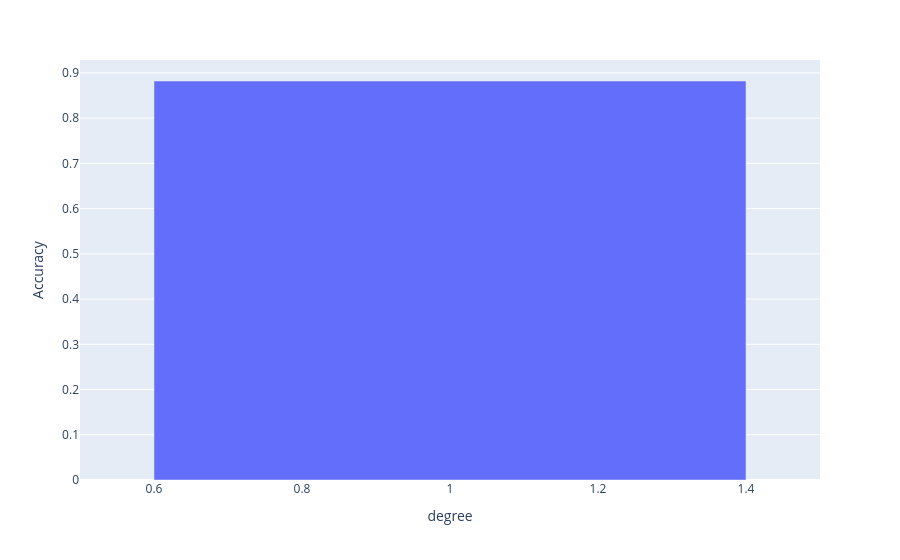
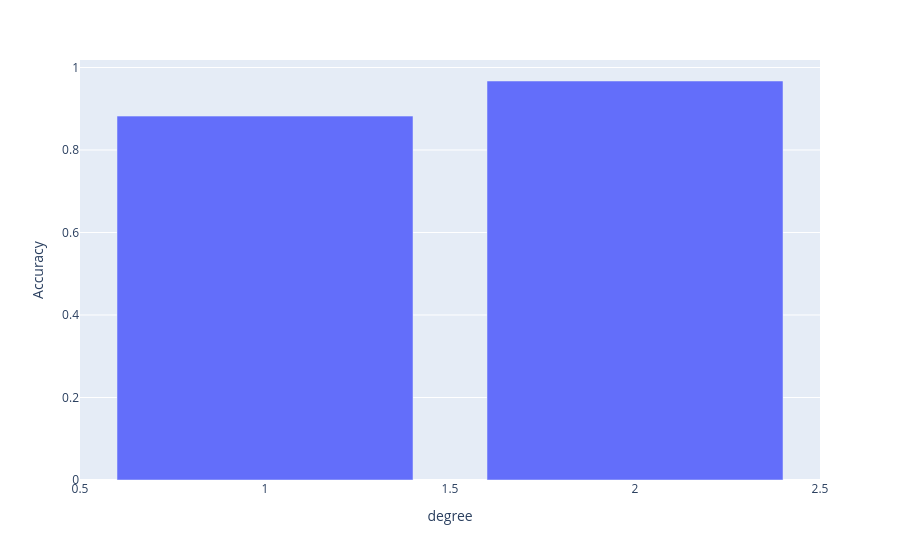
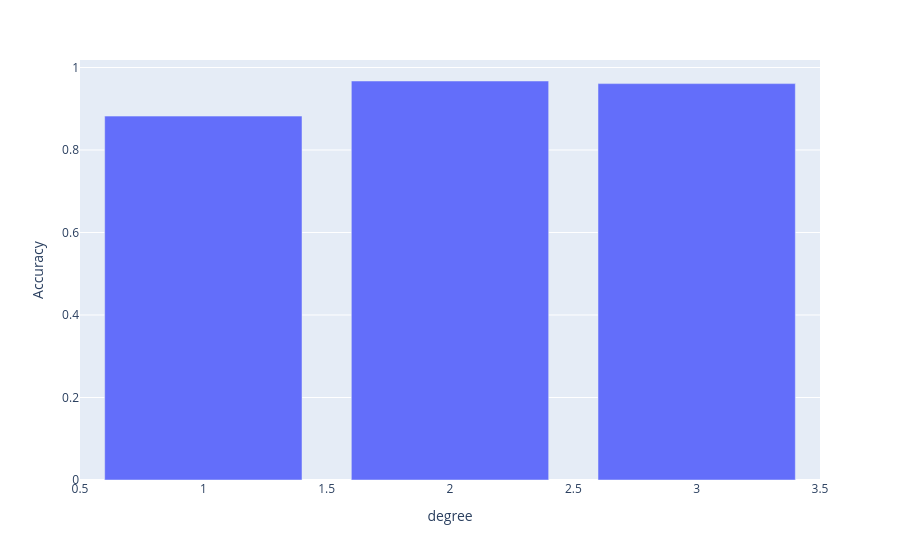
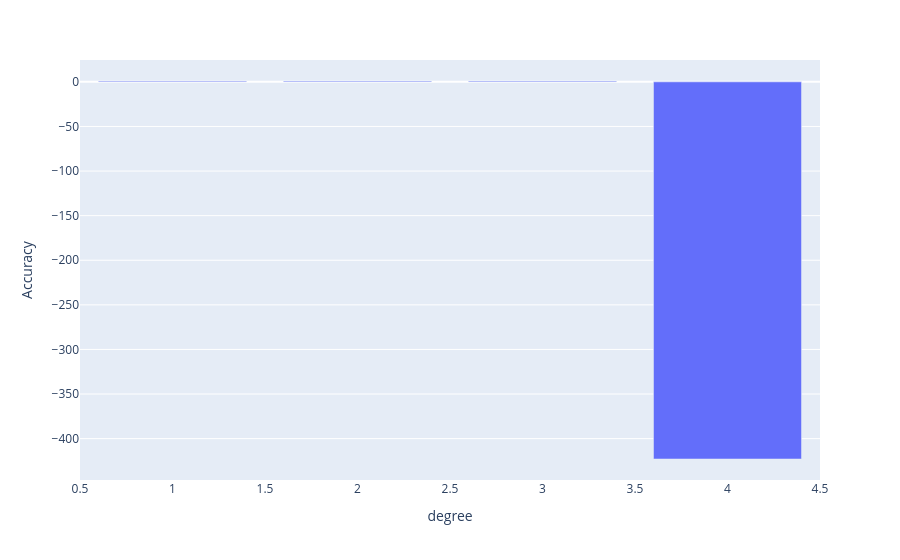

The cell these charts' notebook holds for them, in order:
### Code cell
data={}
result=[]
for i in range(1,21):
    poly=PolynomialFeatures(degree=i)
    x_poly_train=poly.fit_transform(Xtrain)
    x_poly_text=poly.transform(Xtest)
    model = LinearRegression()
    model.fit(x_poly_train, ytrain)
    predictions = model.predict(x_poly_text)
    acc = r2_score(ytest,predictions)
    data[i]=acc
    result.append({"degree":i,"Accuracy":acc})
    fig=px.bar(result,x="degree",y="Accuracy")
    fig.show()

### Figure 1 — Plotly figure (JSON) as saved in the notebook; plotly's stock layout.template omitted (floating-point values rounded to 4 significant figures)
{"data": [{"hovertemplate": "degree=%{x}<br>Accuracy=%{y}<extra></extra>", "legendgroup": "", "marker": {"color": "#636efa", "pattern": {"shape": ""}}, "name": "", "orientation": "v", "showlegend": false, "textposition": "auto", "type": "bar", "x": [1], "xaxis": "x", "y": [0.8821], "yaxis": "y"}], "layout": {"autosize": true, "barmode": "relative", "legend": {"tracegroupgap": 0}, "margin": {"t": 60}, "xaxis": {"anchor": "y", "autorange": true, "domain": [0, 1], "range": [0.5, 1.5], "title": {"text": "degree"}, "type": "linear"}, "yaxis": {"anchor": "x", "autorange": true, "domain": [0, 1], "range": [0, 0.9286], "title": {"text": "Accuracy"}, "type": "linear"}}}

### Figure 2 — Plotly figure (JSON) as saved in the notebook; plotly's stock layout.template omitted (floating-point values rounded to 4 significant figures)
{"data": [{"hovertemplate": "degree=%{x}<br>Accuracy=%{y}<extra></extra>", "legendgroup": "", "marker": {"color": "#636efa", "pattern": {"shape": ""}}, "name": "", "orientation": "v", "showlegend": false, "textposition": "auto", "type": "bar", "x": [1, 2], "xaxis": "x", "y": [0.8821, 0.9673], "yaxis": "y"}], "layout": {"autosize": true, "barmode": "relative", "legend": {"tracegroupgap": 0}, "margin": {"t": 60}, "xaxis": {"anchor": "y", "autorange": true, "domain": [0, 1], "range": [0.5, 2.5], "title": {"text": "degree"}, "type": "linear"}, "yaxis": {"anchor": "x", "autorange": true, "domain": [0, 1], "range": [0, 1.018], "title": {"text": "Accuracy"}, "type": "linear"}}}

### Figure 3 — Plotly figure (JSON) as saved in the notebook; plotly's stock layout.template omitted (floating-point values rounded to 4 significant figures)
{"data": [{"hovertemplate": "degree=%{x}<br>Accuracy=%{y}<extra></extra>", "legendgroup": "", "marker": {"color": "#636efa", "pattern": {"shape": ""}}, "name": "", "orientation": "v", "showlegend": false, "textposition": "auto", "type": "bar", "x": [1, 2, 3], "xaxis": "x", "y": [0.8821, 0.9673, 0.9609], "yaxis": "y"}], "layout": {"autosize": true, "barmode": "relative", "legend": {"tracegroupgap": 0}, "margin": {"t": 60}, "xaxis": {"anchor": "y", "autorange": true, "domain": [0, 1], "range": [0.5, 3.5], "title": {"text": "degree"}, "type": "linear"}, "yaxis": {"anchor": "x", "autorange": true, "domain": [0, 1], "range": [0, 1.018], "title": {"text": "Accuracy"}, "type": "linear"}}}

### Figure 4 — Plotly figure (JSON) as saved in the notebook; plotly's stock layout.template omitted (floating-point values rounded to 4 significant figures)
{"data": [{"hovertemplate": "degree=%{x}<br>Accuracy=%{y}<extra></extra>", "legendgroup": "", "marker": {"color": "#636efa", "pattern": {"shape": ""}}, "name": "", "orientation": "v", "showlegend": false, "textposition": "auto", "type": "bar", "x": [1, 2, 3, 4], "xaxis": "x", "y": [0.8821, 0.9673, 0.9609, -422.8], "yaxis": "y"}], "layout": {"autosize": true, "barmode": "relative", "legend": {"tracegroupgap": 0}, "margin": {"t": 60}, "xaxis": {"anchor": "y", "autorange": true, "domain": [0, 1], "range": [0.5, 4.5], "title": {"text": "degree"}, "type": "linear"}, "yaxis": {"anchor": "x", "autorange": true, "domain": [0, 1], "range": [-446.4, 24.51], "title": {"text": "Accuracy"}, "type": "linear"}}}
